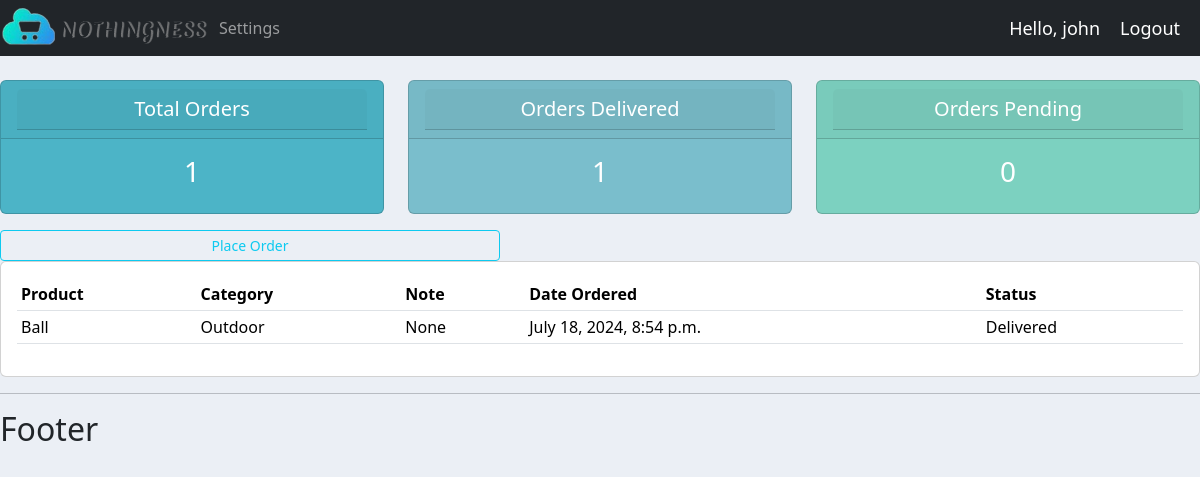
/profile/ (signed in), run on an earlier commit of the app's database.
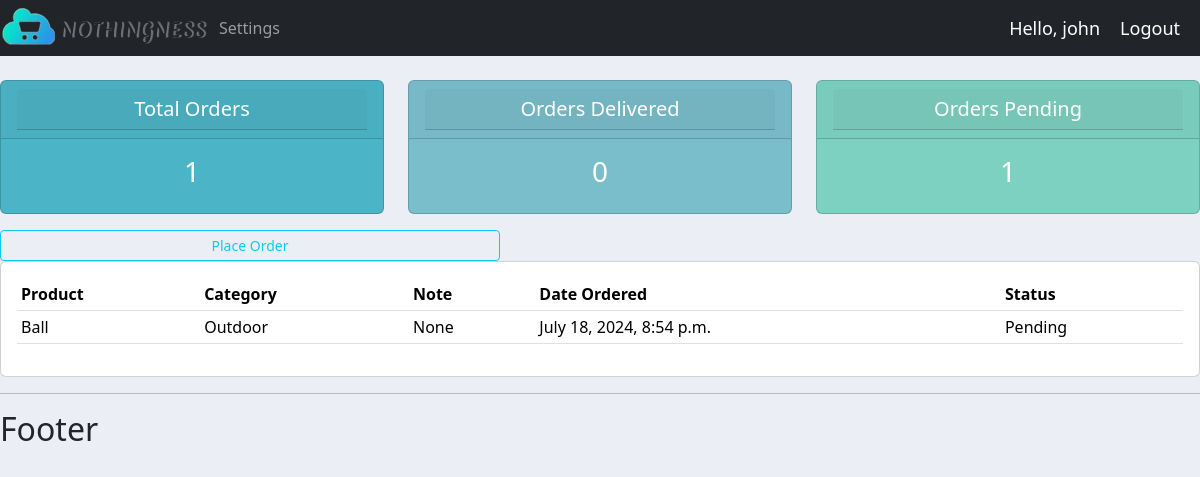
And on a later commit of the database.
### app/models.py (models this page shows, shortened)
class Order(models.Model):
    STATUS_CHOICES = (
        ('Pending', 'Pending'),
        ('Out for delivery', 'Out for delivery'),
        ('Delivered', 'Delivered'),
    )
    customer = models.ForeignKey(Customer, null=True, on_delete=models.SET_NULL)
    product = models.ForeignKey(Product, null=True, on_delete=models.SET_NULL)
    date_created = models.DateTimeField(auto_now_add=True, null=True)
    status = models.CharField(max_length=100, null=True, choices=STATUS_CHOICES)
    note = models.CharField(max_length=100, null=True, blank=True)

class Product(models.Model):
    CATEGORIES = (
        ('Indoor', 'Indoor'),
        ('Outdoor', 'Outdoor'),
    )
    name = models.CharField(max_length=100, null=True)
    price = models.FloatField(null=True)
    category = models.CharField(max_length=100, null=True, choices=CATEGORIES)
    description = models.TextField(null=True, blank=True)
    date_created = models.DateTimeField(auto_now_add=True, null=True)
    tags = models.ManyToManyField(Tag)
    def __str__(self):
        return self.name

### app/decorators.py (the view)
        def wrapper_func(request, *args, **kwargs):
            group = None
            if request.user.groups.exists:
                group = request.user.groups.all()[0].name
            if group in allowed_roles:
                return view_func(request, *args, **kwargs)
            else:
                return HttpResponse('You are not allowed to access this page')

### app/views.py (called while the page is built)
@login_required(login_url='login')
@allowed_users(allowed_roles=['customer'])
def user_profile(request):
    orders = request.user.customer.order_set.all()
    total_orders = orders.count()
    delivered = orders.filter(status='Delivered').count()
    pending = orders.filter(status='Pending').count()
    context = {'orders': orders, 'delivered': delivered, 'pending': pending, 'total_orders': total_orders}
    return render(request, 'app/user.html', context)

### app/templates/app/user.html
{% extends 'app/main.html' %}
{% block content %}
{% include 'app/status.html' %}
<a class="btn btn-outline-info  btn-sm btn-block" style="width: 500px;" href="{% url 'create_order_user' %}">Place Order</a>
<div class="row">
    <div class="col-md">
        <div class="card card-body">
            <table class="table table-sm">
                <tr>
                    <th>Product</th>
                    <th>Category</th>
                    <th>Note</th>
                    <th>Date Ordered</th>
                    <th>Status</th>
                </tr>
                {% for order in orders %}
                    <tr>
                        <td>{{ order.product }}</td>
                        <td>{{ order.product.category }}</td>
                        <td>{{ order.note }}</td>
                        <td>{{ order.date_created }}</td>
                        <td>{{ order.status }}</td>
                    </tr>
                {% endfor %}
            </table>
        </div>
    </div>
</div>
{% endblock content %}

What changed in the data, as far as the page shows it:
changed Order "None": status "Delivered" → "Pending"
Also different on the page:
{{ delivered }}: "1" → "0"
{{ pending }}: "0" → "1"
